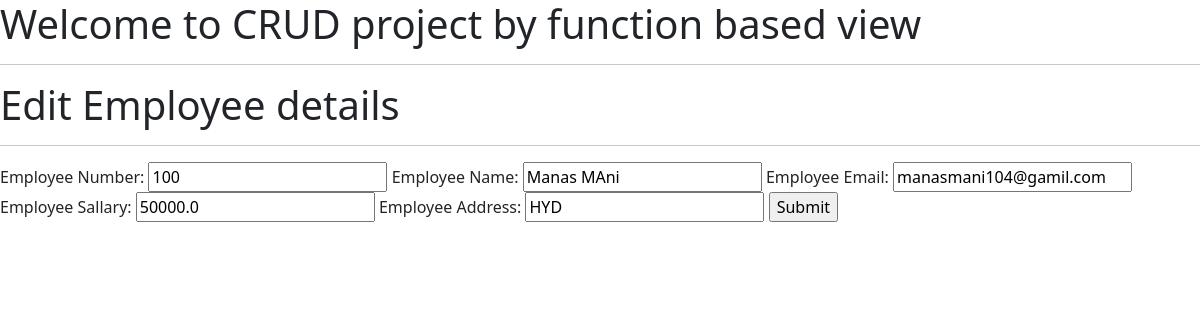
Page /update/7/ on the committed database.
### A1/models.py (models this page shows)
class Employee(models.Model):
    eno = models.IntegerField()
    ename = models.CharField(max_length=64)
    email = models.EmailField()
    esal = models.FloatField()
    eadd = models.CharField(max_length=256)

### A1/views.py (the view)
# urls.py: path('update/<int:id>/',views.update_info),
def update_info(request,id):
    emll = Employee.objects.get(id=id)
    if request.method == 'POST':
        form = EmployeeModel(request.POST, instance=emll)
        if form.is_valid():
            form.save()
            return redirect('/')
    return render(request,'A1/update.html',{'emll':emll})

### templates/A1/update.html (shortened to what this page needs)
{% extends 'A1/base.html' %}
{% block manas %}
<h1>Edit Employee details</h1><hr>
<form method="post">
    Employee Number: <input type="text" name="eno" value="{{emll.eno}}">
    Employee Name: <input type="text" name="ename" value="{{emll.ename}}">
    Employee Email: <input type="text" name="email" value="{{emll.email}}">
    Employee Sallary: <input type="text" name="esal" value="{{emll.esal}}">
    Employee Address: <input type="text" name="eadd" value="{{emll.eadd}}">
    <input type="submit" value="Submit">
</form>
{% endblock manas %}

### rows in the picture
Employee: eno "100", ename "Manas MAni", email "manasmani104@gamil.com", esal "50000.0", eadd "HYD"
